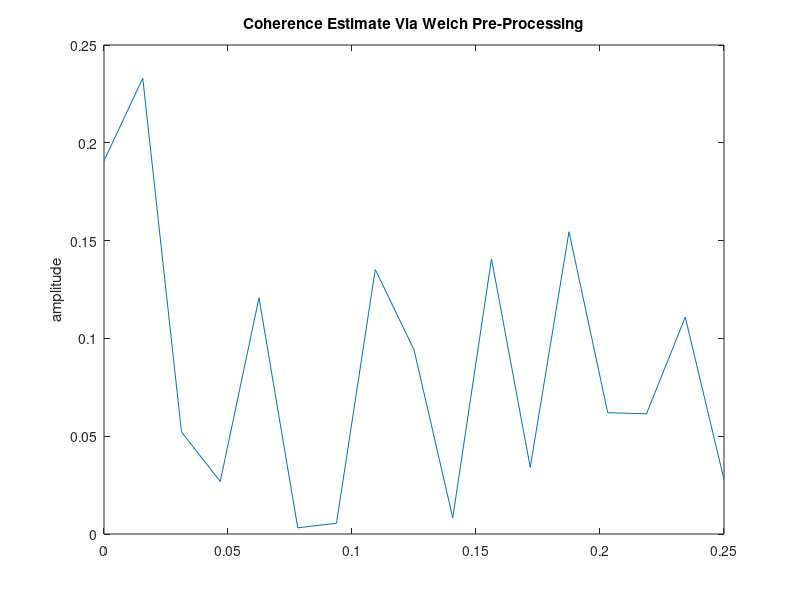

This chart was generated by the following MATLAB code: (Note: this script raises an error after producing the figure.)
%Se define nuestra frecuencia de muestreo

Fs=0.5;

%Se leen nuestros datos
load('FHR.dat');
load('UA.dat');

%Se calcula la coherencia de las señales y se muestra la grafica
figure(1), mscohere(UA,FHR,[],[],[],Fs), title('Coherence Estimate Via Welch Pre-Processing')

%Se define el tamaño de la ventana para promediar la señal. Cada 18
%muestras se promediará y se comparará con el valor anterior, en caso de
%que sea superior al anterior se guardará la muestra en un vector para
%tomar de referencia para las ventanas en el BPRSA
T=18;
%Se utiliza un auxiliar para guardar las localizaciones de las muestras
%"marcadas"
aux=1;

%Comenzamos a recorrer el ciclo para calcular promedios cada 18 muestras.
%Inmediatamente se compara con el valor anterior para saber si la muestra
%puede ser utilizada en el algoritmo BPRSA
for c=1:450-17;
   
   %Fijamos la muestra de inicio
   start=c;
   %Tomamos la muestra final para tener 18 muestras
   finish=c+17;
   %Se calcula el promedio de esas 18 muestras y se guardan en un vector
   meanAux(c)=mean(UA(start:finish));
   
   %Si estamos en la muestra 2 (para poder comparar con la anterior) y si
   %la muestra actual es mayor a la anterior entonces guardamos la
   %localización de esa muestra y aumentamos nuestro auxiliar para obtener
   %un vector limpio.
   if c>1 && meanAux(c)>meanAux(c-1)
      locs(aux)=c;
      aux=aux+1;
   end
   
end

%Reiniciamos nuestra variable auxiliar.
aux=1;
%Definimos el tamaño de nuestras matrices de BPRSA para optimizar el
%programa
BPRSA_FHR=zeros(size(locs,2),101);
BPRSA_UA=BPRSA_FHR;
%Definimos nuestra variable de ventana para llenarla
window=0;
%Se calcula el BPRSA
for c=1:size(locs,2)
   
    %El articulo menciona que es mejor utilizar todas las ventanas posibles
    %aun cuando estas puedan tener valores en ceros. Así que si la ventana
    %no puede ser llenada por estar en un espacio anterior al 51 la
    %llenaremos con ceros. 
    if (locs(c)<=50)
        %Marcamos nuestro inicio. En este caso si restaramos de nuestra
        %muestra 50 valores tendriamos un valor negativo, por eso dejamos
        %el inicio en 1 para no tener errores lógicos
        begin=1;
        %Marcamos nuestro final 50 muestras posteriores
        finish=(locs(c)+50);
        %La ventana será llenada con ceros en donde los valores sean
        %menores a 1
        window(1:(50-locs(c)+1))=0;
        %Posteriormente llenamos con los valores reales de la Frecuencia
        %Cardiaca
        window((50-locs(c)+2):101)=FHR(begin:finish);
        %Guardamos nuestro vector
        BPRSA_FHR(c,:)=window;
        %Aplicamos lo mismo con nuestra actividad uterina
        window((50-locs(c)+2):101)=UA(begin:finish);
        %Guardamos esta ventana en una matriz
        BPRSA_UA(c,:)=window;
        
        %Ahora si nuestra ventana en lugar de ser menor a 50 resulta ser
        %mayor a 400 entonces habrá que llenar de ceros la parte derecha
        %del vector
    else, if locs(c)>=401
            
            %Marcamos nuestro inicio 50 muestras anteriores
            begin=locs(c)-50;
            %Nuestro final 50 muestras posteriores
            finish=locs(c)+50;
            %Comenzamos un ciclo de inicio a fin
            for n=begin:finish
                %Si la muestra excede nuestra señal original entonces
                %pondremos un cero en nuestra ventana
                if n>450
                    window(aux)=0;
                %En caso contrario copiamos el valor de nuestra señal a
                %nuestra ventana
                else
                    window(aux)=FHR(n);
                end
                aux=aux+1;
            end
            aux=1;
            %Guardamos la ventana en la matriz correspondiente
            BPRSA_FHR(c,:)=window;
            %Aplicamos el mismo procedimiento con el vector de la Actividad
            %Uterina
            for n=begin:finish
                if n>450
                    window(aux)=0;
                else
                    window(aux)=UA(n);
                end
                aux=aux+1;
            end
            %Lo guardamos en nuestra señal
            BPRSA_UA(c,:)=window;
            else
            %En caso que no se exceda ni antes ni después copiamos
            %directamente los valores a la ventana.
            
            %Marcamos nuestro inicio
                begin=(locs(c)-50);
            %Marcamos nuestro final
                finish=(locs(c)+50);
            %Copiamos los valores para la ventana
                window=FHR(begin:finish);
            %Guardamos la ventana
                BPRSA_FHR(c,:)=window;
            %Hacemos lo mismo con la Actividad Uterina
                window=UA(begin:finish);
            %Lo guardamos
                BPRSA_UA(c,:)=window;
        end
    end
    window=0;
    aux=1;
end

postFHR=mean(BPRSA_FHR);
postUA=mean(BPRSA_UA);

figure(3), mscohere(postUA,postFHR,[],1,10,Fs)

% auxVect1=BPRSA_FHR(find(BPRSA_FHR));
% auxVect2=BPRSA_UA(find(BPRSA_UA));
% 
% minFHR=min(auxVect1);
% minUA=min(auxVect2);
% 
% for x=1:239
%     for y=1:101
%         if BPRSA_FHR(x,y)==0
%             BPRSA_FHR(x,y)=minFHR;
%         end
%         if BPRSA_UA(x,y)==0
%             BPRSA_UA(x,y)=minUA;
%         end
%     end
% end

%Se calcula la coherencia y se vuelve a graficar 
[Pxy,F]=mscohere(mean(BPRSA_FHR),mean(BPRSA_UA));

